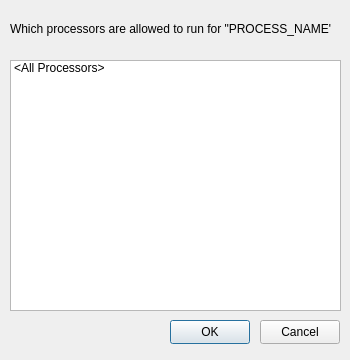
<?xml version="1.0" encoding="UTF-8"?>
<ui version="4.0">
 <class>CWTM_CPUAffinitySelectorDialog</class>
 <widget class="QDialog" name="CWTM_CPUAffinitySelectorDialog">
  <property name="geometry">
   <rect>
    <x>0</x>
    <y>0</y>
    <width>350</width>
    <height>360</height>
   </rect>
  </property>
  <property name="minimumSize">
   <size>
    <width>350</width>
    <height>360</height>
   </size>
  </property>
  <property name="maximumSize">
   <size>
    <width>350</width>
    <height>360</height>
   </size>
  </property>
  <property name="windowTitle">
   <string>Dialog</string>
  </property>
  <widget class="QListWidget" name="check_box_list_widget">
   <property name="geometry">
    <rect>
     <x>10</x>
     <y>60</y>
     <width>331</width>
     <height>251</height>
    </rect>
   </property>
   <item>
    <property name="text">
     <string>&lt;All Processors&gt;</string>
    </property>
    <property name="checkState">
     <enum>Unchecked</enum>
    </property>
    <property name="flags">
     <set>ItemIsUserCheckable|ItemIsEnabled</set>
    </property>
   </item>
  </widget>
  <widget class="QLabel" name="process_affinity_label">
   <property name="geometry">
    <rect>
     <x>10</x>
     <y>20</y>
     <width>321</width>
     <height>17</height>
    </rect>
   </property>
   <property name="text">
    <string>Which processors are allowed to run for &quot;PROCESS_NAME&quot;?</string>
   </property>
  </widget>
  <widget class="QPushButton" name="ok_button">
   <property name="geometry">
    <rect>
     <x>170</x>
     <y>320</y>
     <width>80</width>
     <height>24</height>
    </rect>
   </property>
   <property name="text">
    <string>OK</string>
   </property>
  </widget>
  <widget class="QPushButton" name="cancel_button">
   <property name="geometry">
    <rect>
     <x>260</x>
     <y>320</y>
     <width>80</width>
     <height>24</height>
    </rect>
   </property>
   <property name="text">
    <string>Cancel</string>
   </property>
  </widget>
 </widget>
 <resources/>
 <connections/>
</ui>
